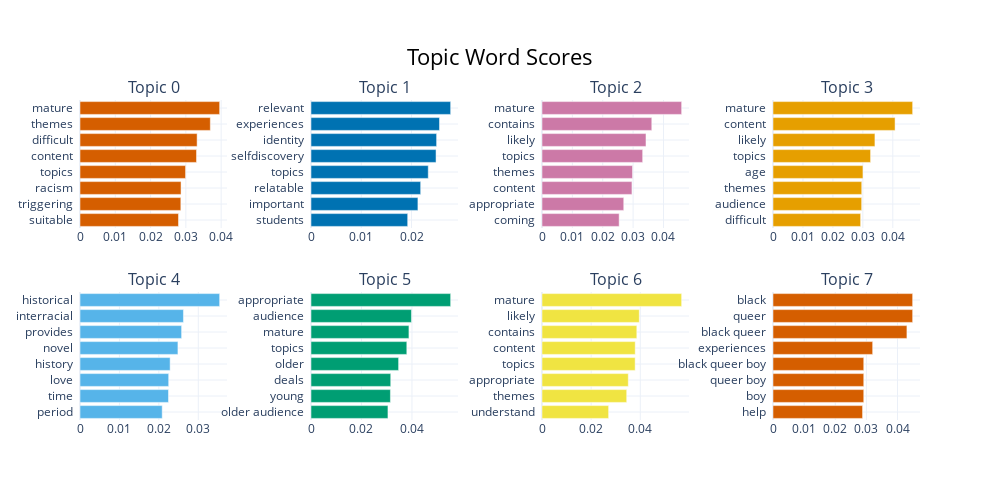

This figure's notebook cell:
### Code cell
fig = gpt_response_topic_model.visualize_barchart(n_words=8)
fig.write_html("gpt_response_topic_model-tm_selfsupervised.html")
fig

### Figure 1 — Plotly figure (JSON) as saved in the notebook; plotly's stock layout.template omitted (floating-point values rounded to 4 significant figures)
{"data": [{"marker": {"color": "#D55E00"}, "orientation": "h", "type": "bar", "x": [0.02791, 0.02858, 0.02863, 0.02992, 0.03302, 0.03319, 0.03693, 0.03958], "xaxis": "x", "y": ["suitable  ", "triggering  ", "racism  ", "topics  ", "content  ", "difficult  ", "themes  ", "mature  "], "yaxis": "y"}, {"marker": {"color": "#0072B2"}, "orientation": "h", "type": "bar", "x": [0.01924, 0.02128, 0.02183, 0.02333, 0.02488, 0.025, 0.02557, 0.02779], "xaxis": "x2", "y": ["students  ", "important  ", "relatable  ", "topics  ", "selfdiscovery  ", "identity  ", "experiences  ", "relevant  "], "yaxis": "y2"}, {"marker": {"color": "#CC79A7"}, "orientation": "h", "type": "bar", "x": [0.0254, 0.02692, 0.02962, 0.02981, 0.03315, 0.03424, 0.03615, 0.04598], "xaxis": "x3", "y": ["coming  ", "appropriate  ", "content  ", "themes  ", "topics  ", "likely  ", "contains  ", "mature  "], "yaxis": "y3"}, {"marker": {"color": "#E69F00"}, "orientation": "h", "type": "bar", "x": [0.02926, 0.0296, 0.02963, 0.03003, 0.03258, 0.03403, 0.04075, 0.04662], "xaxis": "x4", "y": ["difficult  ", "audience  ", "themes  ", "age  ", "topics  ", "likely  ", "content  ", "mature  "], "yaxis": "y4"}, {"marker": {"color": "#56B4E9"}, "orientation": "h", "type": "bar", "x": [0.02085, 0.02244, 0.02249, 0.02286, 0.02483, 0.02577, 0.02623, 0.03541], "xaxis": "x5", "y": ["period  ", "time  ", "love  ", "history  ", "novel  ", "provides  ", "interracial  ", "historical  "], "yaxis": "y5"}, {"marker": {"color": "#009E73"}, "orientation": "h", "type": "bar", "x": [0.03049, 0.03147, 0.03159, 0.03471, 0.03796, 0.0388, 0.0398, 0.05533], "xaxis": "x6", "y": ["older audience  ", "young  ", "deals  ", "older  ", "topics  ", "mature  ", "audience  ", "appropriate  "], "yaxis": "y6"}, {"marker": {"color": "#F0E442"}, "orientation": "h", "type": "bar", "x": [0.02711, 0.03447, 0.03511, 0.03791, 0.03793, 0.03858, 0.03959, 0.05683], "xaxis": "x7", "y": ["understand  ", "themes  ", "appropriate  ", "topics  ", "content  ", "contains  ", "likely  ", "mature  "], "yaxis": "y7"}, {"marker": {"color": "#D55E00"}, "orientation": "h", "type": "bar", "x": [0.02878, 0.02916, 0.02916, 0.02916, 0.03202, 0.04303, 0.04487, 0.04487], "xaxis": "x8", "y": ["help  ", "boy  ", "queer boy  ", "black queer boy  ", "experiences  ", "black queer  ", "queer  ", "black  "], "yaxis": "y8"}], "layout": {"annotations": [{"font": {"size": 16}, "showarrow": false, "text": "Topic 0", "x": 0.0875, "xanchor": "center", "xref": "paper", "y": 1, "yanchor": "bottom", "yref": "paper"}, {"font": {"size": 16}, "showarrow": false, "text": "Topic 1", "x": 0.3625, "xanchor": "center", "xref": "paper", "y": 1, "yanchor": "bottom", "yref": "paper"}, {"font": {"size": 16}, "showarrow": false, "text": "Topic 2", "x": 0.6375, "xanchor": "center", "xref": "paper", "y": 1, "yanchor": "bottom", "yref": "paper"}, {"font": {"size": 16}, "showarrow": false, "text": "Topic 3", "x": 0.9125, "xanchor": "center", "xref": "paper", "y": 1, "yanchor": "bottom", "yref": "paper"}, {"font": {"size": 16}, "showarrow": false, "text": "Topic 4", "x": 0.0875, "xanchor": "center", "xref": "paper", "y": 0.4, "yanchor": "bottom", "yref": "paper"}, {"font": {"size": 16}, "showarrow": false, "text": "Topic 5", "x": 0.3625, "xanchor": "center", "xref": "paper", "y": 0.4, "yanchor": "bottom", "yref": "paper"}, {"font": {"size": 16}, "showarrow": false, "text": "Topic 6", "x": 0.6375, "xanchor": "center", "xref": "paper", "y": 0.4, "yanchor": "bottom", "yref": "paper"}, {"font": {"size": 16}, "showarrow": false, "text": "Topic 7", "x": 0.9125, "xanchor": "center", "xref": "paper", "y": 0.4, "yanchor": "bottom", "yref": "paper"}], "height": 500, "hoverlabel": {"bgcolor": "white", "font": {"family": "Rockwell", "size": 16}}, "showlegend": false, "title": {"font": {"color": "Black", "size": 22}, "text": "Topic Word Scores", "x": 0.5, "xanchor": "center", "yanchor": "top"}, "width": 1000, "xaxis": {"anchor": "y", "domain": [0, 0.175], "showgrid": true}, "xaxis2": {"anchor": "y2", "domain": [0.275, 0.45], "showgrid": true}, "xaxis3": {"anchor": "y3", "domain": [0.55, 0.725], "showgrid": true}, "xaxis4": {"anchor": "y4", "domain": [0.825, 1], "showgrid": true}, "xaxis5": {"anchor": "y5", "domain": [0, 0.175], "showgrid": true}, "xaxis6": {"anchor": "y6", "domain": [0.275, 0.45], "showgrid": true}, "xaxis7": {"anchor": "y7", "domain": [0.55, 0.725], "showgrid": true}, "xaxis8": {"anchor": "y8", "domain": [0.825, 1], "showgrid": true}, "yaxis": {"anchor": "x", "domain": [0.6, 1], "showgrid": true}, "yaxis2": {"anchor": "x2", "domain": [0.6, 1], "showgrid": true}, "yaxis3": {"anchor": "x3", "domain": [0.6, 1], "showgrid": true}, "yaxis4": {"anchor": "x4", "domain": [0.6, 1], "showgrid": true}, "yaxis5": {"anchor": "x5", "domain": [0, 0.4], "showgrid": true}, "yaxis6": {"anchor": "x6", "domain": [0, 0.4], "showgrid": true}, "yaxis7": {"anchor": "x7", "domain": [0, 0.4], "showgrid": true}, "yaxis8": {"anchor": "x8", "domain": [0, 0.4], "showgrid": true}}}
